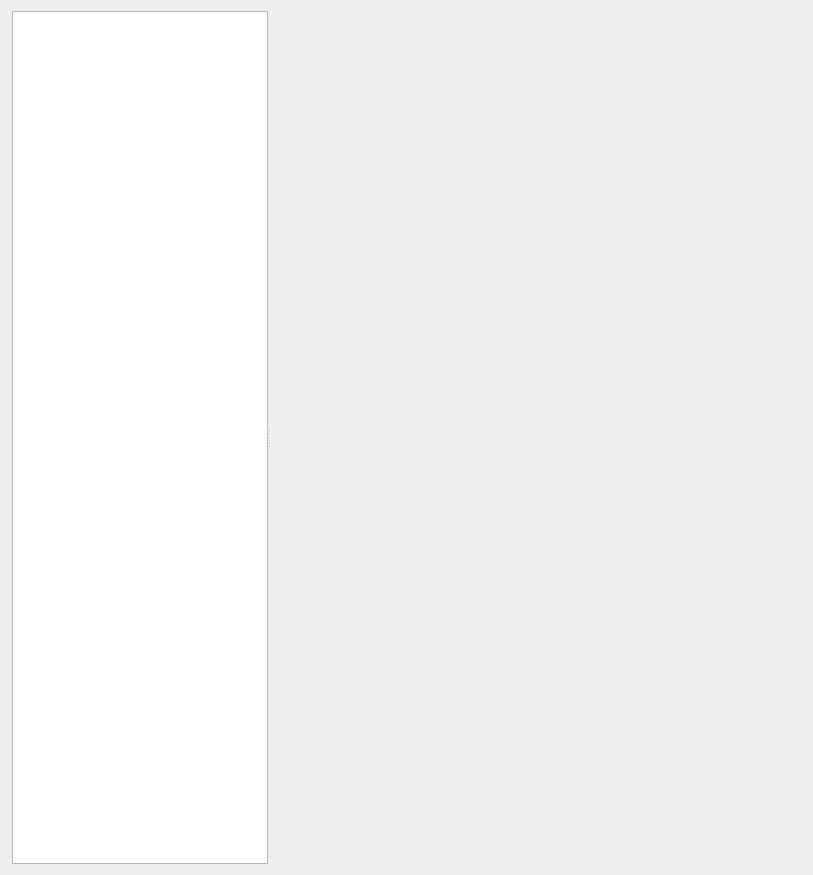
<?xml version="1.0" encoding="UTF-8"?>
<ui version="4.0">
 <class>sims_plot_measurement_widget_t</class>
 <widget class="QWidget" name="sims_plot_measurement_widget_t">
  <property name="geometry">
   <rect>
    <x>0</x>
    <y>0</y>
    <width>813</width>
    <height>875</height>
   </rect>
  </property>
  <property name="windowTitle">
   <string>Form</string>
  </property>
  <layout class="QHBoxLayout" name="horizontalLayout">
   <item>
    <widget class="QSplitter" name="splitter">
     <property name="sizePolicy">
      <sizepolicy hsizetype="Minimum" vsizetype="Preferred">
       <horstretch>0</horstretch>
       <verstretch>0</verstretch>
      </sizepolicy>
     </property>
     <property name="layoutDirection">
      <enum>Qt::RightToLeft</enum>
     </property>
     <property name="orientation">
      <enum>Qt::Horizontal</enum>
     </property>
     <widget class="sims_plotwindow_t" name="sims_plotwindow" native="true">
      <property name="sizePolicy">
       <sizepolicy hsizetype="Maximum" vsizetype="Maximum">
        <horstretch>1</horstretch>
        <verstretch>0</verstretch>
       </sizepolicy>
      </property>
      <property name="minimumSize">
       <size>
        <width>500</width>
        <height>0</height>
       </size>
      </property>
      <property name="contextMenuPolicy">
       <enum>Qt::DefaultContextMenu</enum>
      </property>
      <property name="layoutDirection">
       <enum>Qt::LeftToRight</enum>
      </property>
     </widget>
     <widget class="QWidget" name="verticalLayoutWidget">
      <layout class="QVBoxLayout" name="verticalLayout_2">
       <item>
        <widget class="sims_plot_measurement_tree_t" name="clusters_tree">
         <property name="sizePolicy">
          <sizepolicy hsizetype="Expanding" vsizetype="Expanding">
           <horstretch>0</horstretch>
           <verstretch>0</verstretch>
          </sizepolicy>
         </property>
         <property name="layoutDirection">
          <enum>Qt::LeftToRight</enum>
         </property>
        </widget>
       </item>
      </layout>
     </widget>
    </widget>
   </item>
  </layout>
 </widget>
 <customwidgets>
  <customwidget>
   <class>sims_plotwindow_t</class>
   <extends>QWidget</extends>
   <header>sims_plotwindow_t.hpp</header>
   <container>1</container>
  </customwidget>
  <customwidget>
   <class>sims_plot_measurement_tree_t</class>
   <extends>QTreeView</extends>
   <header>sims_plot_measurement_tree_t.hpp</header>
  </customwidget>
 </customwidgets>
 <resources/>
 <connections/>
</ui>
